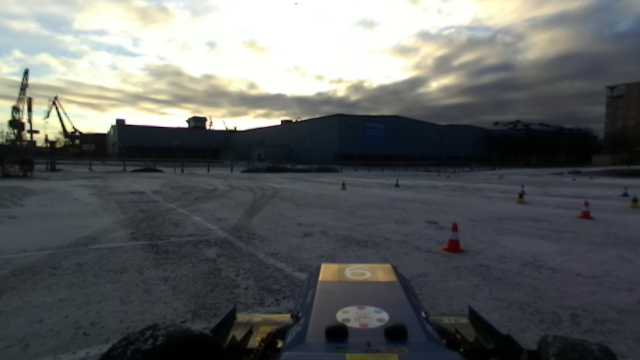
#> input picture images/0.png, 640 x 360 px, found by its file name; its folder holds only this picture in this run
$ python alignimage.py
#> lines starting #> are read from the running program, lines starting #| are printed output that depends on the picture
import cv2
import os

import numpy as np

#root_path = "home/project/master-thesis/results_perfect/"
dir = "images"

count = 0
for root,dir,files in os.walk(dir):

    for file in files:

        srcImg = cv2.imread("images"+"/"+str(file))
#> srcImg is the input picture: shape (360, 640, 3); mean B, G, R 98.3, 98.3, 95.7
        roiImg = srcImg[1:260, 1:640]
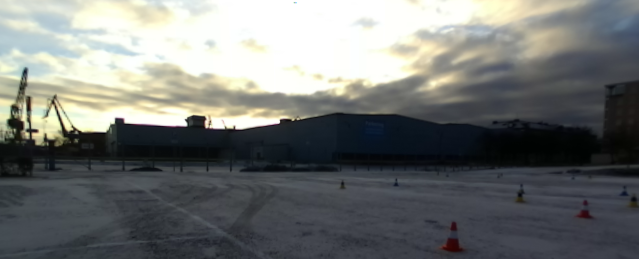
#> roiImg: shape (259, 639, 3); mean B, G, R 115.4, 117.1, 114.6

        cv2.imwrite("Image"+"/"+str(file),roiImg)
        count +=1
        if count%400==0:
            print (count)

$ run again, on images/1.png
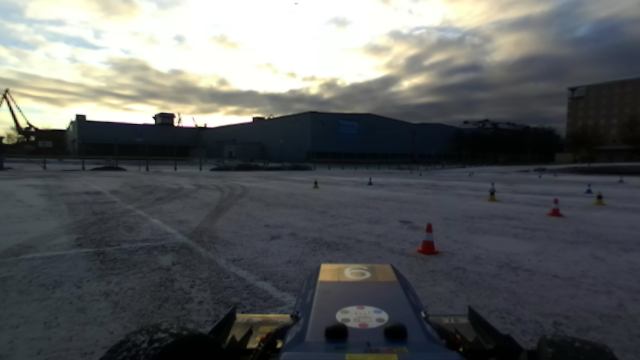
#> input picture images/1.png, 640 x 360 px, found by its file name
#> srcImg is the input picture: shape (360, 640, 3); mean B, G, R 95.1, 94.5, 91.9
#> `roiImg = srcImg[1:260, 1:640]`:
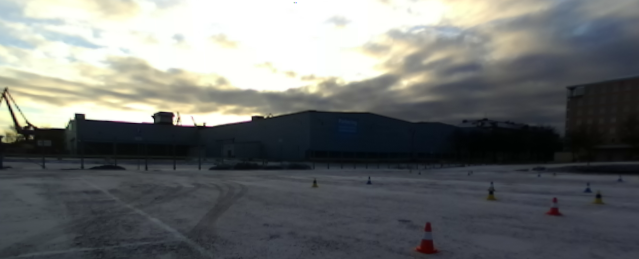
#> roiImg: shape (259, 639, 3); mean B, G, R 111.5, 112.5, 110

$ run again, on images/3.png
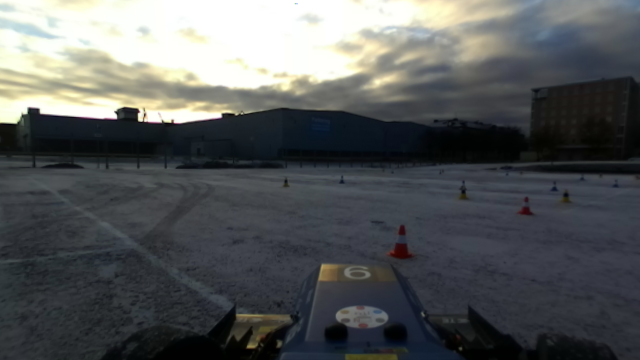
#> input picture images/3.png, 640 x 360 px, found by its file name
#> srcImg is the input picture: shape (360, 640, 3); mean B, G, R 90.1, 89.3, 86.5
#> `roiImg = srcImg[1:260, 1:640]`:
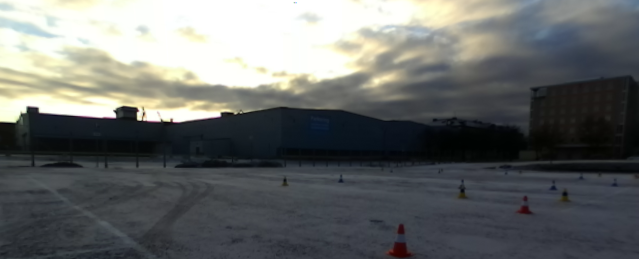
#> roiImg: shape (259, 639, 3); mean B, G, R 105.3, 106.1, 103.5

$ run again, on images/4.png
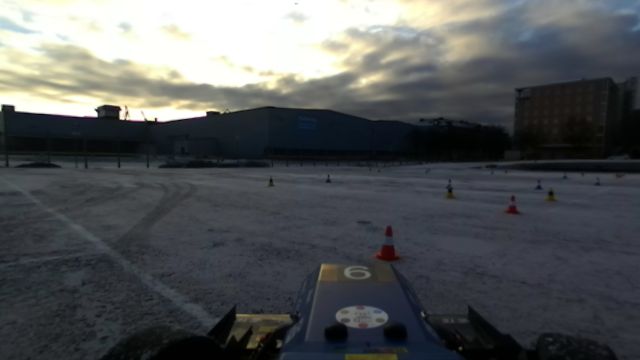
#> input picture images/4.png, 640 x 360 px, found by its file name
#> srcImg is the input picture: shape (360, 640, 3); mean B, G, R 88.4, 87, 84.1
#> `roiImg = srcImg[1:260, 1:640]`:
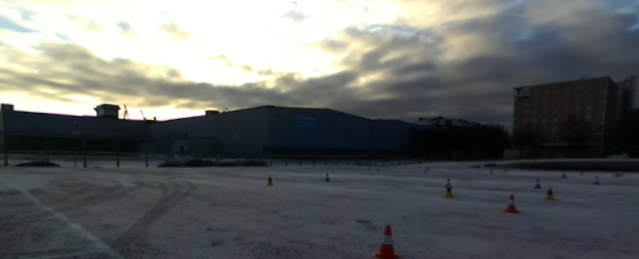
#> roiImg: shape (259, 639, 3); mean B, G, R 103, 103.1, 100.4
